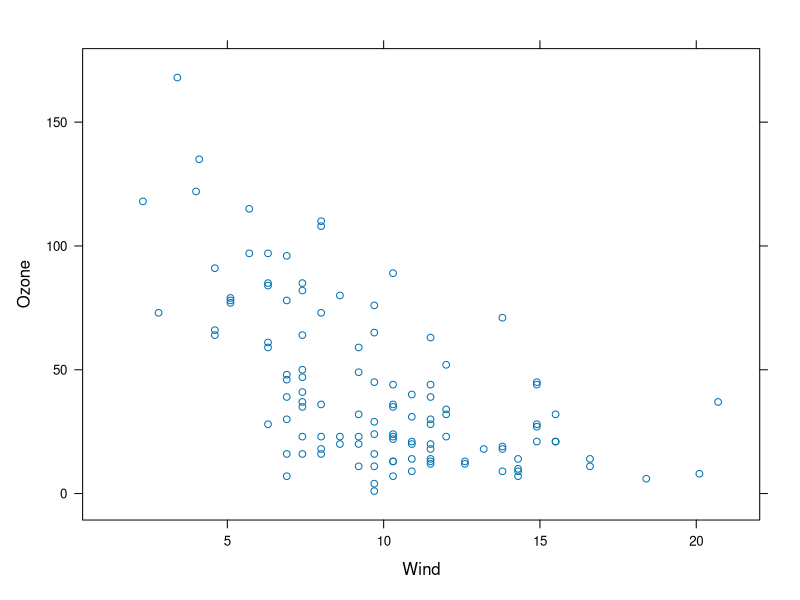
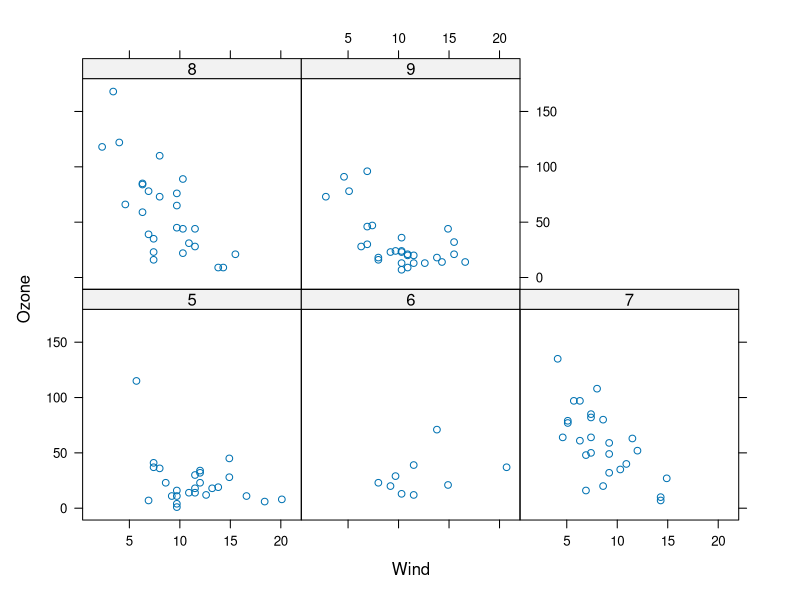
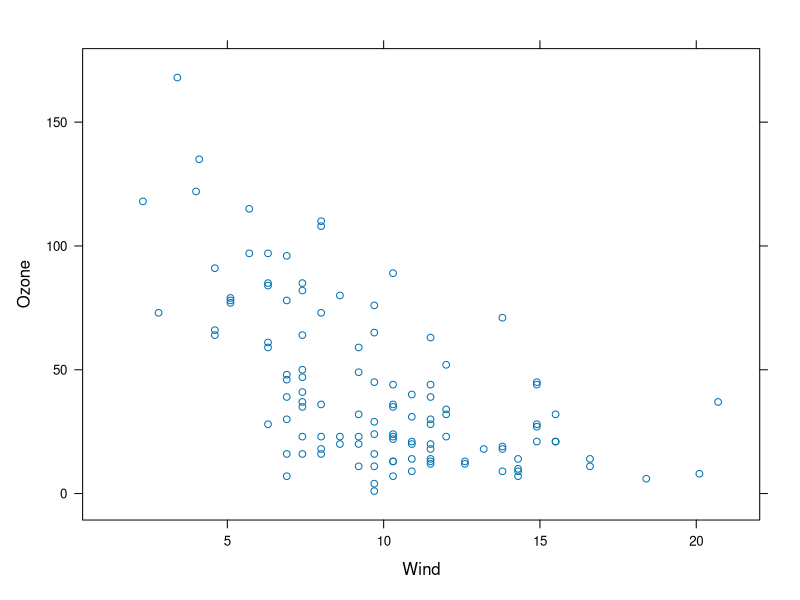
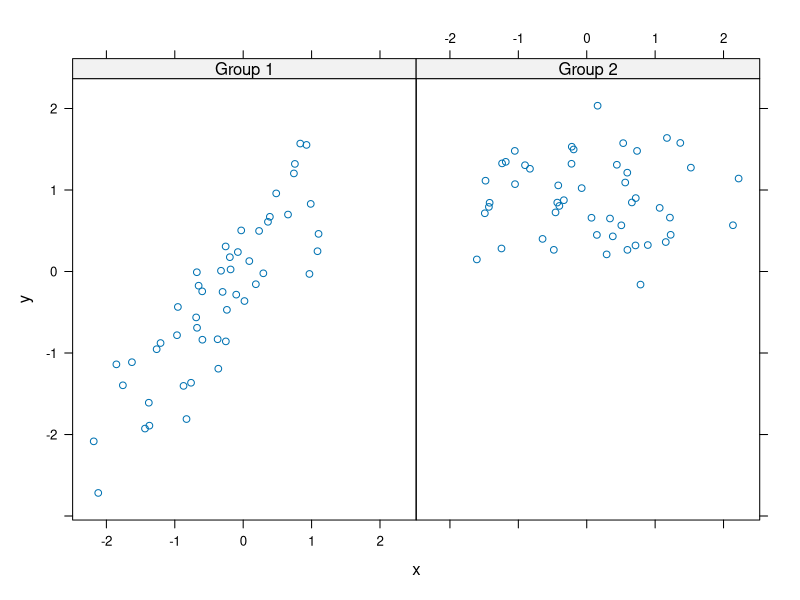
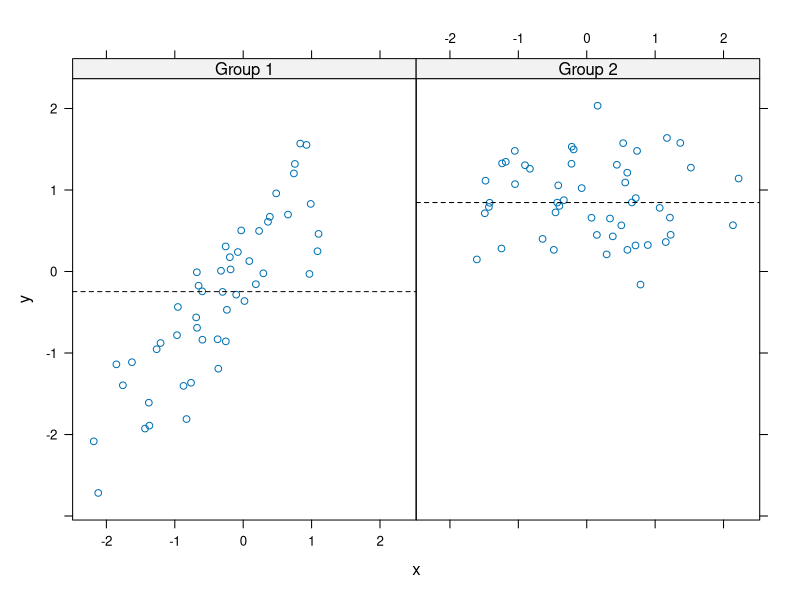
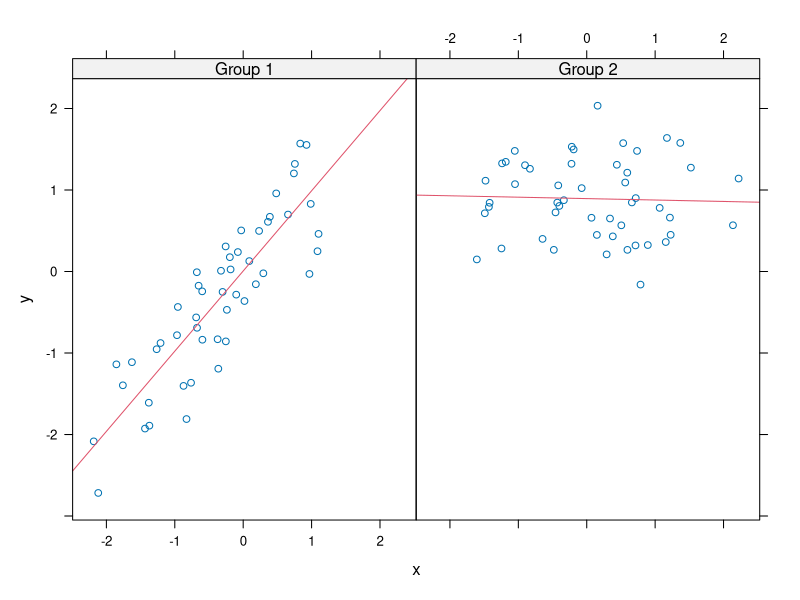
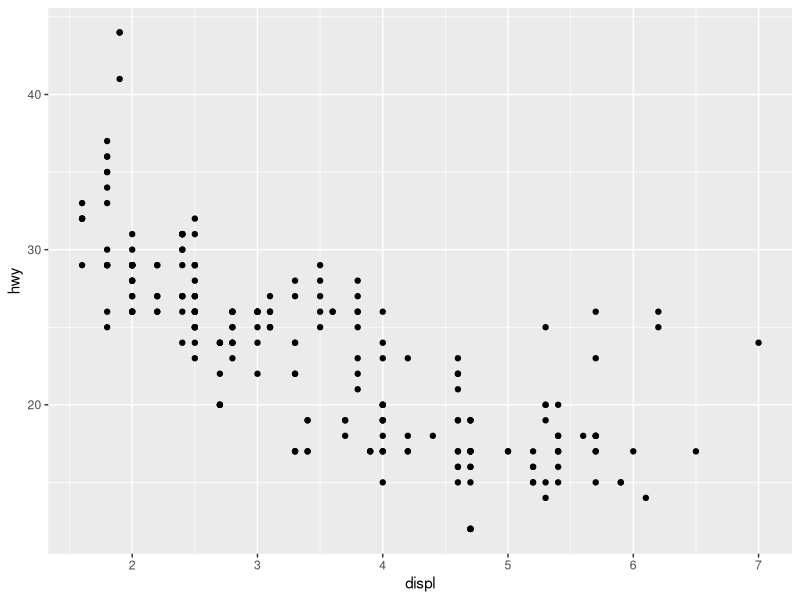
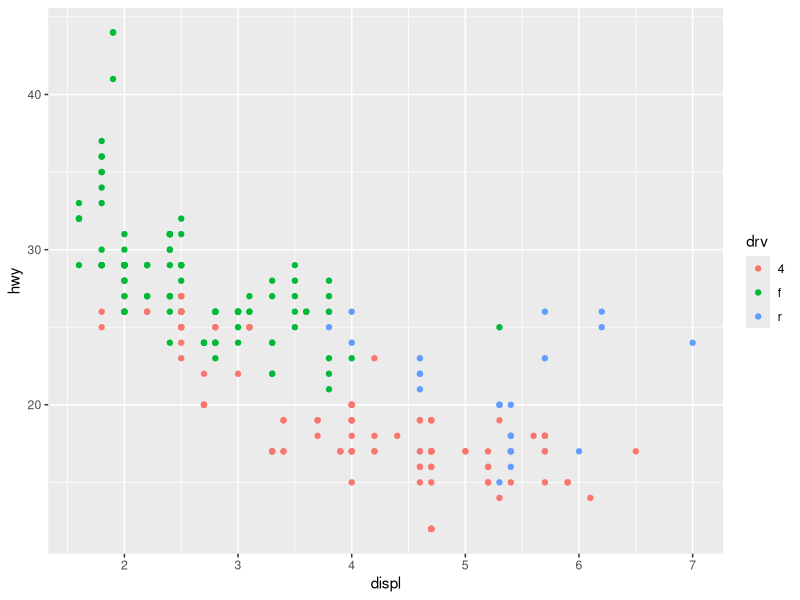

The R script that drew these images, in order:
# ---- Week 2: Lattice & ggplot2 ----
#
# Notes from R.Peng's lectures at https://class.coursera.org/exdata-032/lecture
#
# The lattice plotting system is implemented using the following packages:
#    - lattice: contains code for producing Trellis graphics, 
#      includes functions like xyplot, bwplot, levelplot
#    - grid: implements a different graphing system independent of the “base” system; 
#      the lattice package builds on top of grid
#
# The lattice plotting system does not have a "two-phase" aspect with separate 
# plotting and annotation like in base plotting. All plotting/annotation is done at 
# once with a single function call
#
# ---- Lattice Functions ----
#
# xyplot: this is the main function for creating scatterplots
# bwplot: box-and-whiskers plots (“boxplots”)
# histogram: histograms
# stripplot: like a boxplot but with actual points
# dotplot: plot dots on "violin strings"
# splom: scatterplot matrix; like pairs in base plotting system
# levelplot, contourplot: for plotting "image" data
#
# Generally, take a formula for the first argument of the form:
#    xyplot(y ~ x | f * g, data)
# y (left of ~) is the y-axis variable
# x (right of ~) is the x-axis variable
# f and g and conditioning variables (optional). "*" indicates an interaction.
# data is the data frame from which to source the data.
#
# Example:
library(lattice)
library(datasets)
xyplot(Ozone ~ Wind, data=airquality)

# Panel plot:
airquality <- transform(airquality, Month=factor(Month))
xyplot(Ozone ~ Wind | Month, data=airquality)

# Lattice graphics functions return an object of type ''trellis''. The default
# print method will render it, but you can also assign to a variable.
#
p <- xyplot(Ozone ~ Wind, data = airquality)  ## Nothing happens!
print(p)

# ---- Lattice Panel Functions ----
#
# Panel functions control what happens in each panel. Lattice provides
# defaults, or you can specify your own functions.
#
set.seed(10)
x <- rnorm(100)
f <- rep(0:1, each = 50)
y <- x + f - f * x + rnorm(100, sd = 0.5)
f <- factor(f, labels = c("Group 1", "Group 2"))
xyplot(y ~ x | f, layout = c(2, 1))  ## Plot with 2 panels

## Custom panel function: adding a median
xyplot(y ~ x | f, panel = function(x, y, ...) {
  panel.xyplot(x, y, ...)  ## First call the default panel function for 'xyplot'
  panel.abline(h = median(y), lty = 2)  ## Add a horizontal line at the median
})

## Custom panel function: adding regression line
xyplot(y ~ x | f, panel = function(x, y, ...) {
  panel.xyplot(x, y, ...)  ## First call default panel function
  panel.lmline(x, y, col = 2)  ## Overlay a simple linear regression line
})


# ---- GGPlot2 ----
#
# Implementation of "The Grammar of Graphics" by Leland Wilkinson.
# Library written by Hadley Wickham. See http://ggplot2.org
#
# Start with qplot() -- rough analogue to plot(). Plots are made up of
# aesthetics (size, shape, colour) and geoms (points, lines). ggplot()
# is the base function and useful for doing things qplot() can't do.
#
# Example:
library(ggplot2)
str(mpg)
# qplot(x coord, y coord, data=dataframe)
qplot(displ, hwy, data=mpg) 

## Modifying aesthetics
qplot(displ, hwy, data=mpg, color=drv)

## Adding a geom
qplot(displ, hwy, data=mpg, geom=c("point","smooth"))

## Histograms
qplot(hwy, data=mpg, fill=drv)
#qplot(log(eno), data=maacs, fill=mopos)  # histogram by group

## Facets
qplot(displ, hwy, data=mpg, facets=.~drv)
qplot(hwy, data=mpg, facets=drv~., binwidth=2)

# ---- Basic Components ----
#
# Basic components of a ggplot2 plot:
#    - A data frame
#    - aesthetic mappings
#    - geoms (points, lines, shapes)
#    - facets for conditional plots
#    - stats (statistical transformations like binning, quantiles, smoothing)
#    - scales (eg male=red; female=blue) for aesthetic mapping
#    - coordinate system
#
# Plots are built in layers -- like an artists palette.
#

